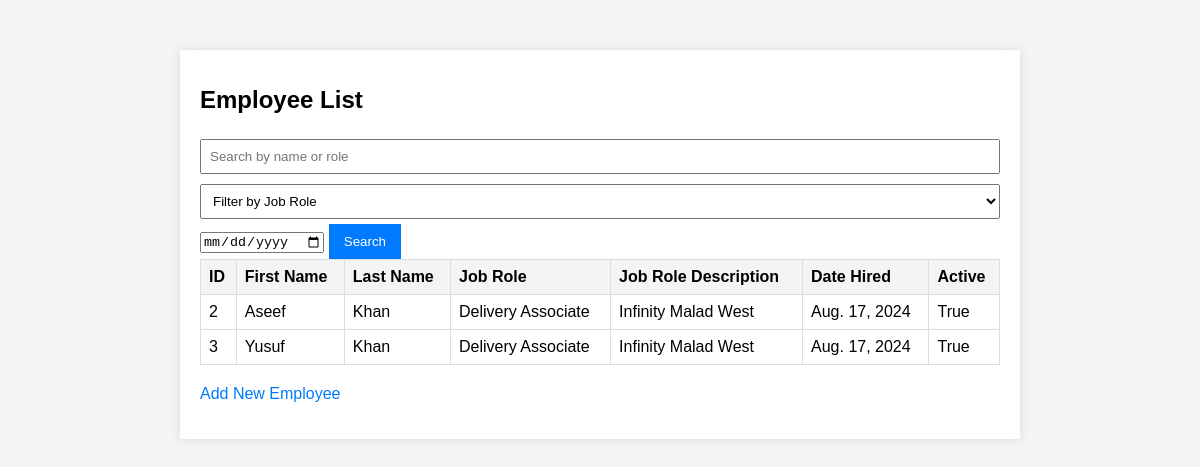
The app's page / (signed in) with its own data.
### empApp/models.py (models this page shows, shortened)
class Employee(models.Model):
    first_name = models.CharField(max_length=50)
    last_name = models.CharField(max_length=50)
    job_role = models.ForeignKey(JobRole, on_delete=models.CASCADE)
    date_hired = models.DateField(auto_now_add=True)
    is_active = models.BooleanField(default=True)

class JobRole(models.Model):
    name = models.CharField(max_length=100)
    description = models.TextField()
    is_active = models.BooleanField(default=True)

### empApp/views.py (the view)
# urls.py: path('', employee_list, name='employee_list'),
@login_required
@permission_required('empApp.view_employee', raise_exception=True)
def employee_list(request):
    employees = Employee.objects.all()
    search_query = request.GET.get('search', '')
    if search_query:
        employees = employees.filter(
            Q(first_name__icontains=search_query) |
            Q(last_name__icontains=search_query) |
            Q(job_role__name__icontains=search_query)
        )
    job_role_id = request.GET.get('job_role', '')
    if job_role_id:
        employees = employees.filter(job_role__id=job_role_id)
    hiring_date = request.GET.get('hiring_date', '')
    if hiring_date:
        employees = employees.filter(date_hired=hiring_date)
    job_roles = JobRole.objects.all()
    return render(request, 'employee_list.html', {
        'employees': employees,
        'job_roles': job_roles,
        'search_query': search_query,
        'selected_job_role': job_role_id,
        'selected_hiring_date': hiring_date,
    })

### empApp/templates/employee_list.html (shortened to what this page needs)
<!DOCTYPE html>
<html lang="en">
<head>
    {% load static %}
    <link rel="stylesheet" href="{% static 'css/style.css' %}">
</head>
<body>
    <div class="container">
        <h1>Employee List</h1>
        <form method="get" action="">
            <input type="text" name="search" placeholder="Search by name or role" value="{{ search_query }}">
            <select name="job_role">
                <option value="">Filter by Job Role</option>
            </select>
            <input type="date" name="hiring_date" value="{{ selected_hiring_date }}">
            <button type="submit">Search</button>
        </form>
        <table>
            <thead>
                <tr>
                    <th>ID</th>
                    <th>First Name</th>
                    <th>Last Name</th>
                    <th>Job Role</th>
                    <th>Job Role Description</th>
                    <th>Date Hired</th>
                    <th>Active</th>
                </tr>
            </thead>
            <tbody>
                {% for employee in employees %}
                <tr>
                    <td>{{ employee.id }}</td>
                    <td>{{ employee.first_name }}</td>
                    <td>{{ employee.last_name }}</td>
                    <td>{{ employee.job_role.name }}</td>
                    <td>{{ employee.job_role.description }}</td>
                    <td>{{ employee.date_hired }}</td>
                    <td>{{ employee.is_active }}</td>
                </tr>
                {% empty %}
                <tr>
                    <td colspan="7">No employees found.</td>
                </tr>
                {% endfor %}
            </tbody>
        </table>
        {% if perms.empApp.add_employee %}
            <p>
                <a href="{% url 'employee_create' %}">Add New Employee</a>
            </p>
        {% endif %}
    </div>
</body>
</html>

### empApp/static/css/style.css (style rules this page uses)
body { font-family: Arial, sans-serif; background-color: #f4f4f4; margin: 0; padding: 0; }
.container { max-width: 800px; margin: 50px auto; padding: 20px; background-color: #fff; box-shadow: 0 0 10px rgba(0, 0, 0, 0.1); }
h1 { font-size: 24px; margin-bottom: 20px; }
input[type="text"], select { width: 100%; padding: 8px; margin: 5px 0; box-sizing: border-box; }
button { padding: 10px 15px; background-color: #007bff; color: #fff; border: none; cursor: pointer; }
a { color: #007bff; text-decoration: none; }
table { width: 100%; border-collapse: collapse; margin-bottom: 20px; }
table, th, td { border: 1px solid #ddd; }
th, td { padding: 8px; text-align: left; }
th { background-color: #f4f4f4; }
td { background-color: #fff; }

### records on screen
Employee: id "2", first_name "Aseef", last_name "Khan", job_role.name "Delivery Associate", job_role.description "Infinity Malad West", date_hired "Aug. 17, 2024", is_active "True"
Employee: id "3", first_name "Yusuf", last_name "Khan", job_role.name "Delivery Associate", job_role.description "Infinity Malad West", date_hired "Aug. 17, 2024", is_active "True"
